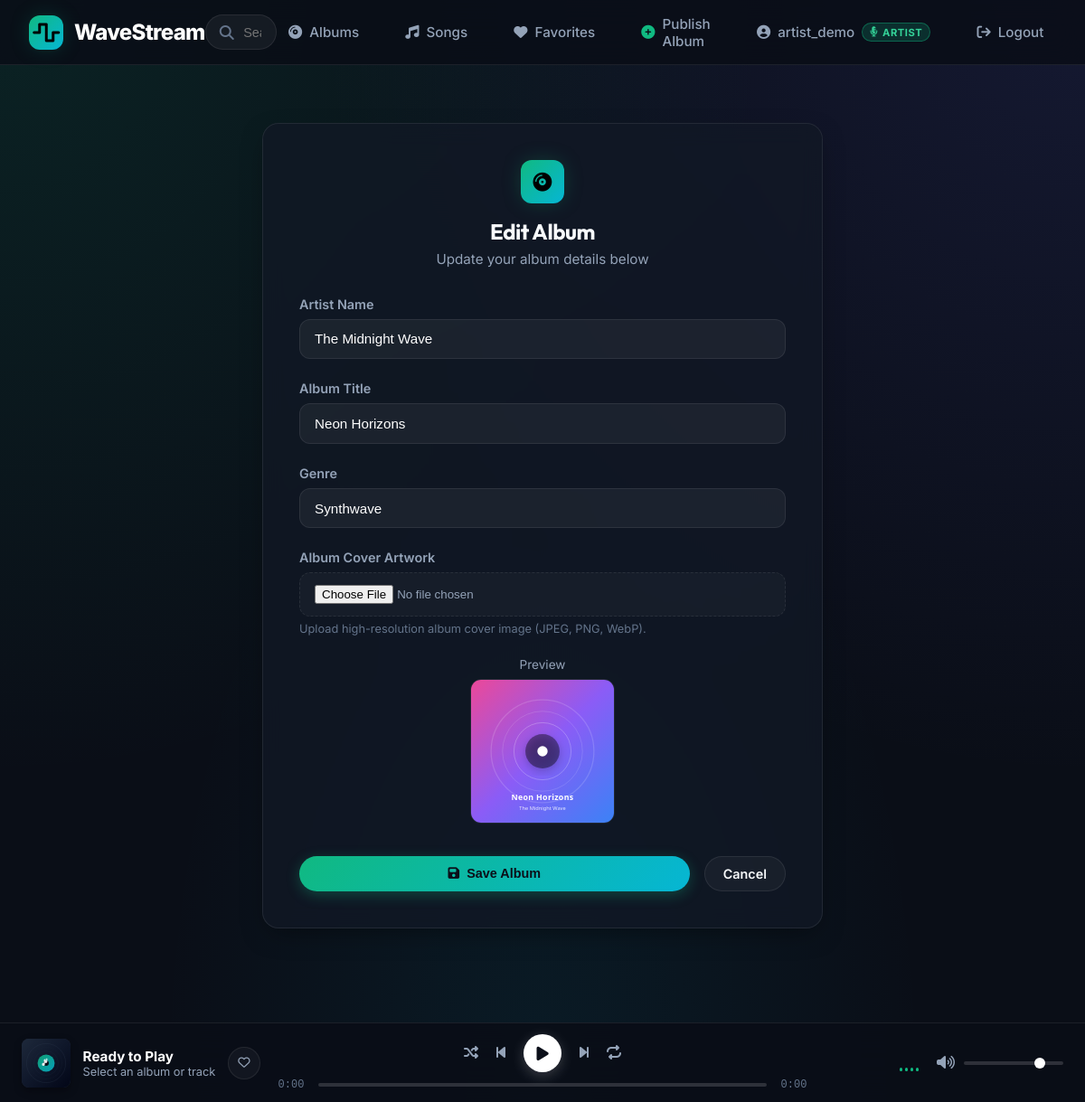
Page /music/album/14/edit/ (signed in) on the committed database.
### music/models.py (models this page shows, shortened)
class Album(models.Model):
    user = models.ForeignKey(User, on_delete=models.SET_NULL, null=True, blank=True, related_name='albums')
    artist = models.CharField(max_length=250)
    album_title = models.CharField(max_length=250)
    genre = models.CharField(max_length=250)
    album_logo = models.FileField(upload_to='album_logos/', blank=True, null=True)
    is_favorite = models.BooleanField(default=False)

### music/views.py (the view, shortened to what this page needs)
# urls.py: path('album/<int:pk>/edit/', views.AlbumUpdate.as_view(), name='album-update'),
class AlbumUpdate(UpdateView):
    model = Album
    form_class = AlbumForm
    template_name = 'music/album_form.html'
    def dispatch(self, request, *args, **kwargs):
        album = self.get_object()
        if not request.user.is_authenticated or not (request.user.is_staff or (album.user and album.user == request.user)):
            messages.error(request, "You do not have permission to edit this album.")
            return redirect('music:detail', pk=album.pk)
        return super().dispatch(request, *args, **kwargs)

### music/forms.py
class AlbumForm(forms.ModelForm):
    class Meta:
        model = Album
        fields = ['artist', 'album_title', 'genre', 'album_logo']
        widgets = {
            'artist': forms.TextInput(attrs={'class': 'form-input', 'placeholder': 'e.g. Daft Punk, A.R. Rahman'}),
            'album_title': forms.TextInput(attrs={'class': 'form-input', 'placeholder': 'e.g. Discovery, Roar'}),
            'genre': forms.TextInput(attrs={'class': 'form-input', 'placeholder': 'e.g. Electronic, Pop, Rock, Classical'}),
            'album_logo': forms.FileInput(attrs={'class': 'form-input-file', 'accept': 'image/*'}),
        }

### music/models.py (called while the page is built)
    @property
    def is_artist(self):
        return self.role == 'artist' or self.user.is_staff or self.user.is_superuser

### music/templates/music/album_form.html (shortened to what this page needs)
{% extends 'music/layout.html' %}
{% load static %}
{% block nav_add %}{% if not object %}active{% endif %}{% endblock %}
{% block body %}
<div class="form-card">
    <div style="text-align: center; margin-bottom: 2rem;">
        <div class="brand-icon" style="margin: 0 auto 1rem auto; width: 48px; height: 48px; font-size: 1.3rem;">
            <i class="fa-solid fa-compact-disc"></i>
        </div>
        <h2>{% if object %}Edit Album{% else %}Add New Album{% endif %}</h2>
        <p style="color: var(--text-muted); font-size: 0.95rem; margin-top: 0.35rem;">
            {% if object %}Update your album details below{% else %}Fill in details to catalog a new record in your library{% endif %}
        </p>
    </div>
    <form action="" method="post" enctype="multipart/form-data">
        <div class="form-group">
            <label for="{{ form.artist.id_for_label }}">Artist Name</label>
            {{ form.artist }}
        </div>
        <div class="form-group">
            <label for="{{ form.album_title.id_for_label }}">Album Title</label>
            {{ form.album_title }}
        </div>
        <div class="form-group">
            <label for="{{ form.genre.id_for_label }}">Genre</label>
            {{ form.genre }}
        </div>
        <div class="form-group">
            <label for="{{ form.album_logo.id_for_label }}">Album Cover Artwork</label>
            {{ form.album_logo }}
            <div class="form-help">Upload high-resolution album cover image (JPEG, PNG, WebP).</div>
        </div>
        <div id="coverPreviewContainer" style="margin-bottom: 1.5rem; text-align: center; {% if not object.album_logo %}display: none;{% endif %}">
            <label style="display: block; margin-bottom: 0.5rem; font-size: 0.85rem; color: var(--text-muted);">Preview</label>
            <img id="coverPreviewImg" src="{% if object.album_logo %}{{ object.album_logo.url }}{% endif %}" alt="Preview" style="max-width: 160px; max-height: 160px; border-radius: var(--radius-md); border: 1px solid var(--border-glass); object-fit: cover;">
        </div>
        <div style="display: flex; gap: 1rem; margin-top: 2rem;">
            <button type="submit" class="btn-primary-custom" style="flex: 1; justify-content: center;">
                <i class="fa-solid fa-floppy-disk"></i>
                <span>Save Album</span>
            </button>
            <a href="{% if object %}{% url 'music:detail' object.id %}{% else %}{% url 'music:index' %}{% endif %}" class="btn-secondary-custom">
                Cancel
            </a>
        </div>
    </form>
</div>
{% endblock %}

### music/templates/music/layout.html (shortened to what this page needs)
{% load static %}
<!DOCTYPE html>
<html lang="en">
<head>
    <link rel="stylesheet" href="https://cdnjs.cloudflare.com/ajax/libs/font-awesome/6.5.1/css/all.min.css">
    <link rel="stylesheet" href="{% static 'music/style.css' %}?v=2.1">
</head>
<body>
    <header class="navbar-custom">
        <a href="{% url 'music:index' %}" class="nav-brand">
            <div class="brand-icon">
                <i class="fa-solid fa-wave-square"></i>
            </div>
            <span>WaveStream</span>
        </a>
        <form class="nav-search" method="get" action="{% url 'music:index' %}">
            <i class="fa-solid fa-magnifying-glass search-icon"></i>
            <input type="text" name="q" placeholder="Search albums, artists, genres..." value="{{ search_query|default:'' }}">
        </form>
        <ul class="nav-links" id="navLinks">
            <li>
                <a href="{% url 'music:index' %}" class="nav-link {% block nav_albums %}{% endblock %}">
                    <i class="fa-solid fa-compact-disc"></i>
                    <span>Albums</span>
                </a>
            </li>
            <li>
                <a href="{% url 'music:songs' %}" class="nav-link {% block nav_songs %}{% endblock %}">
                    <i class="fa-solid fa-music"></i>
                    <span>Songs</span>
                </a>
            </li>
            <li>
                <a href="{% url 'music:index' %}?filter=favorites" class="nav-link {% block nav_favorites %}{% endblock %}">
                    <i class="fa-solid fa-heart"></i>
                    <span>Favorites</span>
                </a>
            </li>
            {% if user.is_staff or user.profile.is_artist %}
            <li>
                <a href="{% url 'music:album-add' %}" class="nav-link {% block nav_add %}{% endblock %}" title="Artist Studio">
                    <i class="fa-solid fa-circle-plus" style="color: var(--accent-primary);"></i>
                    <span>Publish Album</span>
                </a>
            </li>
            {% endif %}
            {% if user.is_authenticated %}
            <li>
                <span class="nav-link" style="gap: 0.5rem; display: inline-flex; align-items: center;">
                    <i class="fa-solid fa-circle-user"></i>
                    <span>{{ user.username }}</span>
                    {% if user.profile.is_artist %}
                        <span class="badge-role artist"><i class="fa-solid fa-microphone-lines"></i> Artist</span>
                    {% else %}
                        <span class="badge-role listener"><i class="fa-solid fa-headphones"></i> Listener</span>
                    {% endif %}
                </span>
            </li>
            <li>
                <a href="{% url 'music:logout' %}" class="nav-link" title="Logout">
                    <i class="fa-solid fa-arrow-right-from-bracket"></i>
                    <span>Logout</span>
                </a>
            </li>
            {% endif %}
        </ul>
    </header>
    <main class="main-container">
        {% block body %}{% endblock %}
    </main>
    <footer class="music-player-bar" id="wavePlayerBar">
        <div class="player-track-info">
            <img src="{% static 'music/images/default_album.svg' %}" alt="Now Playing" class="player-thumb" id="playerTrackCover" onerror="this.onerror=null;this.src='{% static 'music/images/default_album.svg' %}';">
            <div class="player-meta">
                <div class="player-title" id="playerTrackTitle">Ready to Play</div>
                <div class="player-artist" id="playerTrackArtist">Select an album or track</div>
            </div>
            <button class="btn-icon" id="playerTrackFav" data-action="fav-song" data-id="" title="Save to Favorites">
                <i class="fa-regular fa-heart"></i>
            </button>
        </div>
        <div class="player-center">
            <div class="player-buttons">
                <button class="control-btn" id="playerShuffleBtn" title="Shuffle">
                    <i class="fa-solid fa-shuffle"></i>
                </button>
                <button class="control-btn" id="playerPrevBtn" title="Previous Track">
                    <i class="fa-solid fa-backward-step"></i>
                </button>
                <button class="play-pause-btn" id="playerPlayBtn" title="Play/Pause">
                    <i class="fa-solid fa-play"></i>
                </button>
                <button class="control-btn" id="playerNextBtn" title="Next Track">
                    <i class="fa-solid fa-forward-step"></i>
                </button>
                <button class="control-btn" id="playerRepeatBtn" title="Repeat Track">
                    <i class="fa-solid fa-repeat"></i>
                </button>
            </div>
            <div class="progress-bar-wrap">
                <span class="time-stamp" id="playerCurrentTime">0:00</span>
                <div class="progress-track" id="playerProgressTrack">
                </div>
                <span class="time-stamp" id="playerDurationTime">0:00</span>
            </div>
        </div>
        <div class="player-right">
            <div class="visualizer-box">
                <div class="viz-bar"></div>
                <div class="viz-bar"></div>
                <div class="viz-bar"></div>
                <div class="viz-bar"></div>
            </div>
            <div class="volume-wrap">
                <button class="control-btn" id="playerVolumeBtn" title="Mute/Unmute">
                    <i class="fa-solid fa-volume-high"></i>
                </button>
                <input type="range" class="volume-slider" id="playerVolumeSlider" min="0" max="1" step="0.01" value="0.8">
            </div>
        </div>
    </footer>
</body>
</html>

### rows in the picture
Album: artist "The Midnight Wave", album_title "Neon Horizons", genre "Synthwave", album_logo (picture)

### other values in the picture
{{ user.username }} "artist_demo"
